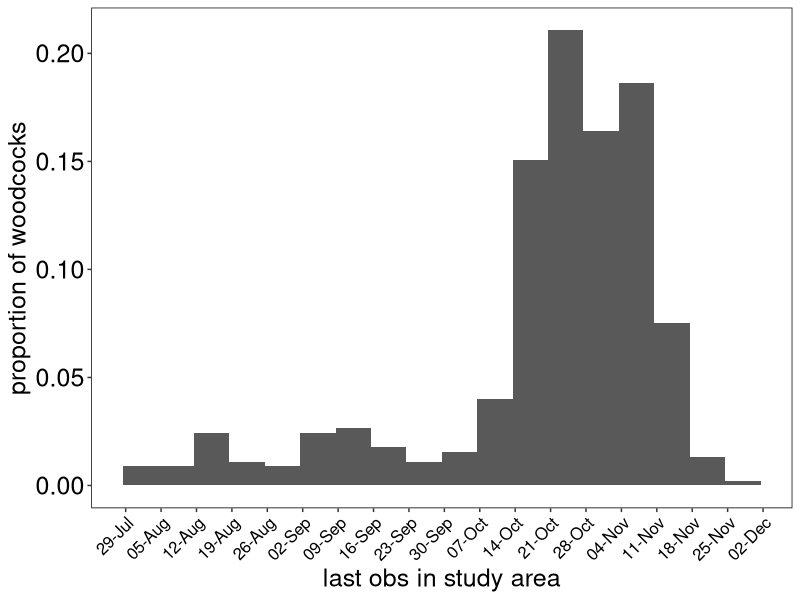
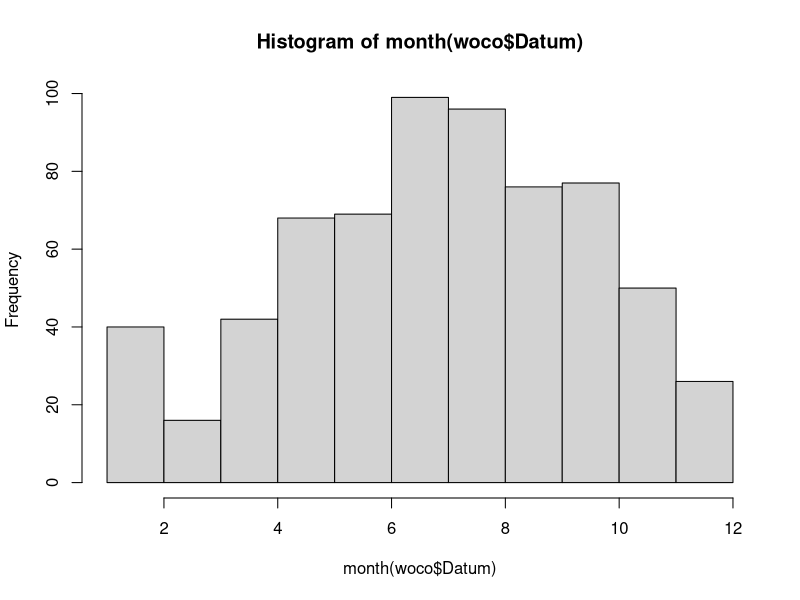
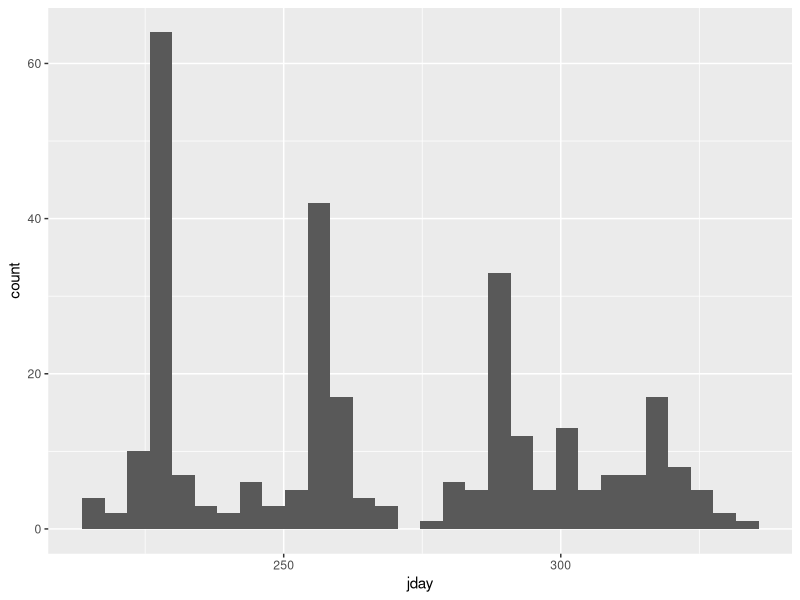
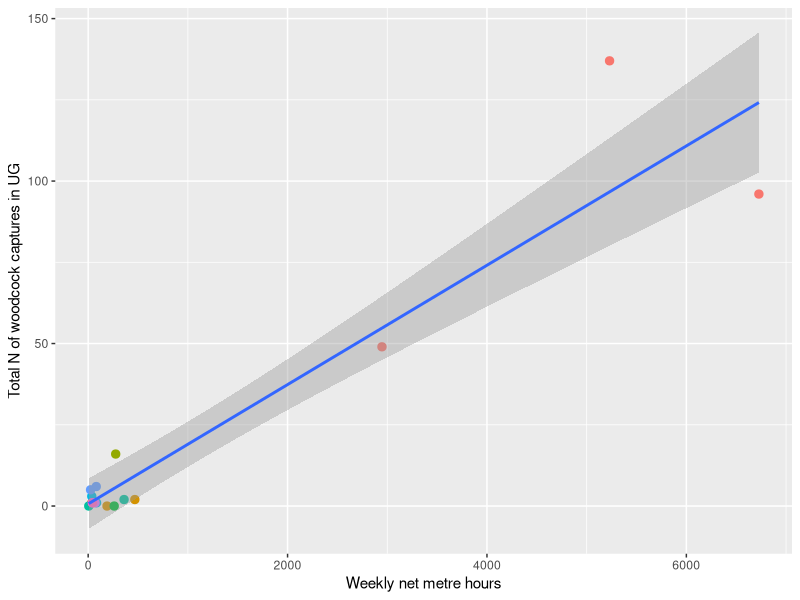

The R source for these figures, in order:
###########################################################################
##### WOODCOCK DEPARTURE TIME ANALYSIS DATA PREPARATION--------  ############################
###########################################################################

## written by Steffen Oppel on 30 Oct 2024 to initiate analysis
## goal is to estimate WHEN birds depart so that hunters can be confident they don't shoot Swiss birds
## federal regulation permits shooting from 15 Sept to 16 December

## QUESTIONS TO MURDY:
# what does 'censor' mean? check with Michi if censoring necessary for migration
# what temporal resolution do we want (weekly ok)? yes
# extent of season (Sept - Nov), what is the intermittent dip in effort? monthly capture events
# do we have a metric of observation effort?
# what are age categories 1-8? EURING Code? Only needed if age affects departure or survival
# annual variation in survival, detection, migration?

## UPDATED 2 JAN 2025 to include actual netting effort data (provided by Pierre Mollet)
## used data for those occasions where available, and extrapolated remaining occasions based on linear regression with capture numbers

## UPDATED 12 FEB 2025 to exclude ARGOS DATA (optional - because we are not sure about permissions)

## UPDATED 22 OCT 2025 to set obs to NA prior to first observation (even in subsequent years) to avoid model failure


## revision in April 2026
## assess the magnitude of extended encounter occasions 30 and 53


## revised in May 2026 to remove all individuals never recorded in April - August (those can be assumed to be breeders): PM said that these are definitely local breeders
## changed wk54 to wk53 because no records in wk53 anyway
## reduced dimensions of woco_ch by 1 column


# Clear workspace ---------------------------------------------------------

rm(list=ls()) 
Sys.setenv(LANG = "en") ##change language of error messages to english

# Load libraries, functions etc -------------------------------------------
library(lubridate)
library(tidyverse)
library(readxl)
library(dplyr)
filter<-dplyr::filter
select<-dplyr::select

## set root folder for project
try(setwd("C:/Users/sop/OneDrive - Vogelwarte/Woodcock"), silent=T)
try(setwd("C:/STEFFEN/OneDrive - Vogelwarte/Woodcock"), silent=T)

# Load data ---------------------------------------------------------------

woco <- read_excel("data/Daten_Waldschnepfe.xlsx", sheet="Data") %>%
  # mutate(Sendertyp=ifelse(is.na(Sendertyp),"none",Sendertyp)) %>%  ## fill in missing values for type of transmitter
  # dplyr::filter(Sendertyp!="ARGOS") %>%  ## optionally remove all ARGOS data
  rename(age=`Alter (Euring)`)
woco


woco %>% group_by(Ring, Markierung, Sendertyp) %>%
  summarise(n_encounter=length(Datum)) %>%
  ungroup() %>%
  mutate(N=1) %>%
  group_by(Markierung, Sendertyp) %>%
  summarise(N_birds=sum(N))


### CREATE A TIME SERIES DATA FRAME ###
mindate<-min(woco$Datum)
maxdate<-max(woco$Datum)
timeseries<-data.frame(date=seq(mindate, maxdate, "1 month")) %>%
  mutate(month=month(date),year=year(date)) %>%
  mutate(ymo=as.character(format(date, format="%Y_%m"))) %>%
  mutate(season=ifelse(month %in% c(4,5,6,7,8,9),"summer","winter")) %>%
  mutate(col=seq_along(date))
dim(timeseries)


## check last observation per bird in study area
woco %>% filter(month(Datum) %in% c(8,9,10,11)) %>%
  filter(Ort=="UG") %>%
  mutate(year=year(Datum)) %>%
  mutate(id=paste(Ring_num,year, sep="_")) %>%
  mutate(jday=yday(Datum)) %>%
  mutate(date=ymd("2023-12-31")+days(jday)) %>%
  group_by(id) %>%
  summarise(last=max(date)) %>%
  ggplot(aes(x=last)) +
  geom_histogram(aes(x=last,y=(after_stat(count))/tapply(after_stat(count),after_stat(PANEL),sum)[after_stat(PANEL)]),binwidth=7)+                               
  scale_x_date(name="last obs in study area",date_breaks="1 week", date_labels="%d-%b")+
  labs(y="proportion of woodcocks") +
  theme(panel.background=element_rect(fill="white", colour="black"), panel.grid.major = element_blank(), panel.grid.minor = element_blank(),
        axis.text.x=element_text(size=12, color="black",angle=45,hjust = 1),
        axis.text.y=element_text(size=18, color="black"), 
        axis.title=element_text(size=18), 
        strip.text.x=element_text(size=18, color="black"), 
        strip.background=element_rect(fill="white", colour="black"))
#ggsave("output/prop_woodcock_per_week_rawdat.jpg", width=7, height=6)



#~~~~~~~~~~~~~~~~~~~~~~~~~~~~~~~~~~~~~~~~~~~~~~~~~~~
# FILTER DATA by removing individuals with no record in Aug - Dec
#~~~~~~~~~~~~~~~~~~~~~~~~~~~~~~~~~~~~~~~~~~~~~~~~~~~
removals<-woco %>%
  mutate(targetObs=ifelse(month(Datum)>7,1,0)) %>%
  group_by(Ring_num) %>%
  summarise(obs=sum(targetObs)) %>%
  filter(obs==0)
dim(removals)
dim(woco)
woco<-woco %>% filter(!(Ring_num %in% removals$Ring_num))
dim(woco)


## added second level - remove individuals that were never caught in the UG outside the breeding season

removals2<-woco %>%
  mutate(targetObs=ifelse(month(Datum) %in% c(4,5,6,7,8) & Ort %in% c("Franche-Comté","UG"),1,0)) %>%
  group_by(Ring_num) %>%
  summarise(obs=sum(targetObs)) %>%
  filter(obs==0)


woco<-woco %>% filter(!(Ring_num %in% removals2$Ring_num))
dim(woco)


#~~~~~~~~~~~~~~~~~~~~~~~~~~~~~~~~~~~~~~~~~~~~~~~~~~~
# REPORT QUANTITIES IN MANUSCRIPT
#~~~~~~~~~~~~~~~~~~~~~~~~~~~~~~~~~~~~~~~~~~~~~~~~~~~

# Inspect data ---------------------------------------------------------------
table(woco$Ort)
table(woco$age)
hist(month(woco$Datum))
table(woco$Beobachtung)
table(woco$Markierung)
table(woco$Markierung, woco$Sendertyp)
table(woco$Censor)
length(unique(woco$Ring_num))
woco %>% filter(month(Datum) %in% c(8,9,10,11)) %>%
  mutate(jday=yday(Datum)) %>%
  ggplot(aes(x=jday)) + geom_histogram()

table(woco$Beobachtung, woco$Ort)

table(woco$Beobachtung, month(woco$Datum))


woco %>% group_by(Ring, Markierung, Sendertyp) %>%
  summarise(n_encounter=length(Datum)) %>%
  ungroup() %>%
  mutate(N=1) %>%
  group_by(Markierung, Sendertyp) %>%
  summarise(N_birds=sum(N))





#~~~~~~~~~~~~~~~~~~~~~~~~~~~~~~~~~~~~~~~~~~~~~~~~~~~
# DATA PREPARATION APPROACH
#~~~~~~~~~~~~~~~~~~~~~~~~~~~~~~~~~~~~~~~~~~~~~~~~~~~
## for each individual and year, create weekly occasions for Sept to Nov
## use data from following year to determine whether bird survived or not
# True States (S) - these are often unknown and cannot be observed
# 1 alive in study area
# 2 dead in study area
# 3 alive outside study area (after migration)
# 4 dead outside study area (shot after after migration)

  # Observed States (O) - these are based on the actual transmission history
  # 1 Bird (re)captured alive or recorded via transmitter in study area
  # 2 Bird recorded via transmitter outside study area
  # 3 Dead bird recovered  in study area
  # 4 Dead bird recovered  outside study area
  # 5 No signal (=not observed)

### inspect individual that lost the logger (happened 3 days after last live location - does not yield additional info)
woco %>% filter(Beobachtung=="Senderfund")
woco %>% filter(Ring_num==112985) %>% arrange(Datum)

### inspect individual that was caught in France
woco %>% filter(Beobachtung=="Fang") %>% filter(Ort!="UG")
woco %>% filter(Ring_num==115155) %>% arrange(Datum)


# CREATE ANNUAL ENCOUNTER HISTORY  ---------------------------------------------------------------
woco_ch <- woco %>%
  mutate(year=year(Datum)) %>%
  mutate(id=paste(Ring_num,year, sep="_")) %>%
  select(id, Ring_num,year,Datum,Beobachtung,Markierung,Ort) %>%
  filter(Beobachtung!="Senderfund") %>%
  filter(!(Beobachtung=="Fang" & Ort!="UG")) %>%
  mutate(obs=1) %>%
  group_by(Ring_num, year) %>%
  summarise(N=sum(obs)) %>%
  spread(key=year, value=N, fill=0)


#~~~~~~~~~~~~~~~~~~~~~~~~~~~~~~~~~~~~~~~~~~~~~~~~~~~~~~~~~~~~~~~~~~~~~~~~~~~~~~~~~~~~~~~~~~~~~~~~~~~~~~~~~~~~~
# PREPARE ANNUAL CAPTURE HISTORIES
#~~~~~~~~~~~~~~~~~~~~~~~~~~~~~~~~~~~~~~~~~~~~~~~~~~~~~~~~~~~~~~~~~~~~~~~~~~~~~~~~~~~~~~~~~~~~~~~~~~~~~~~~~~~~~
### we only want weeks from Aug - December
### but some birds are marked earlier in the year and are then shot - cannot have a dead state without a previous marking occasion
### summarised all encounters prior to August and entered it in first August week


### assess consequence of lumping earlier records into single encounter occasion
dim(woco)
dim(woco %>%
  mutate(year=year(Datum), week=week(Datum)) %>%
  filter(week<=30))


## these are the birds that were found dead within study area after week 30
localrecovs<-woco %>%
  mutate(year=year(Datum), week=week(Datum)) %>%
  mutate(id=paste(Ring_num,year, sep="_")) %>%
  filter(Beobachtung=="Totfund") %>%
  filter(Ort=="UG") %>%
  group_by(id,Ring_num,year) %>%
  summarise(dead=min(week)) %>%
  filter(dead>30) 

## these are the individuals that have no live within study area record after week 30
earlycaps<-woco %>%
  mutate(year=year(Datum), week=week(Datum)) %>%
  mutate(id=paste(Ring_num,year, sep="_")) %>%
  filter(Beobachtung!="Totfund") %>%
  filter(Ort=="UG") %>%
  group_by(id,Ring_num,year) %>%
  summarise(first=min(week), last=max(week), nweeks=length(unique(week))) %>%
  filter(last<31) %>%
  left_join(localrecovs, by=c('id','Ring_num','year')) %>%
  filter(!is.na(dead))

## birds with valid data within the study area
infobirds<-woco %>%
  mutate(year=year(Datum), week=week(Datum)) %>%
  mutate(id=paste(Ring_num,year, sep="_")) %>%
  filter(Beobachtung!="Totfund") %>%
  filter(Ort=="UG") %>%
  filter(week>30) %>%
  group_by(id,Ring_num,year) %>%
  summarise(first=min(week), last=max(week), nweeks=length(unique(week))) %>%
  arrange(desc(first),nweeks)
dim(infobirds)

## birds without valid data within the study area
noninfobirds<-woco %>%
  mutate(year=year(Datum), week=week(Datum)) %>%
  mutate(id=paste(Ring_num,year, sep="_")) %>%
  filter(!(id %in% infobirds$id)) %>%
  group_by(id,Ring_num,year) %>%
  summarise(first=min(week), last=max(week), nweeks=length(unique(week)), nlocs=length(unique(Ort))) %>%
  arrange(desc(first),nweeks)
dim(noninfobirds)


## birds that would be added if we lumped occasions prior to week 30
addedinfobirds<-woco %>%
  mutate(year=year(Datum), week=week(Datum)) %>%
  mutate(id=paste(Ring_num,year, sep="_")) %>%
  filter((id %in% noninfobirds$id)) %>%
  filter(Beobachtung!="Totfund") %>%
  filter(Ort=="UG") %>%
  filter(week<=30) %>%
  group_by(id,Ring_num,year) %>%
  summarise(first=min(week), last=max(week), nweeks=length(unique(week)))
dim(addedinfobirds)


## summarise the birds we will use for the study

chosen<-c(infobirds$id,earlycaps$id)



### weekly encounter history ####
woco_ann_ch_true<-woco %>%
  mutate(year=year(Datum), week=week(Datum)) %>%
  mutate(id=paste(Ring_num,year, sep="_")) %>%
  dplyr::filter(id %in% chosen) %>%   ### select only the birds that were recorded alive within the study area at least once after week 30, plus the 3 birds that were recovered dead
  select(id, Ring_num,week,Datum,Beobachtung,Markierung,Ort) %>%
  mutate(week=ifelse(week<31,31,week)) %>%
  filter(week>30) %>%
  mutate(week=paste0('wk',week)) %>%
  filter(Beobachtung!="Senderfund") %>%
  filter(!(Beobachtung=="Fang" & Ort!="UG")) %>%
  mutate(TS=ifelse(Beobachtung=="Fang",1,
                   ifelse((Beobachtung=="Senderlokalisation" & Ort=="UG"),1,
                          ifelse((Beobachtung=="Senderlokalisation" & Ort!="UG"),3,
                                 ifelse((Beobachtung=="Totfund" & Ort=="UG"),2,
                                        ifelse((Beobachtung=="Totfund" & Ort!="UG"),4,99)))))) %>% ## there should be no 99filter(TS==99)
  group_by(id, week) %>%
  summarise(N=max(TS)) %>%
  spread(key=week, value=N, fill=NA) %>%
  mutate(wk53=NA)  ## create blank column for records past the migration season - ### CHANGED TO 53 after selecting fewer individuals

woco_ann_ch_obs<-woco %>%
  mutate(year=year(Datum), week=week(Datum)) %>%
  mutate(id=paste(Ring_num,year, sep="_")) %>%
  dplyr::filter(id %in% chosen) %>%   ### select only the birds that were recorded alive within the study area at least once after week 30, plus the 3 birds that were recovered dead
  select(id, Ring_num,week,Datum,Beobachtung,Markierung,Ort) %>%
  mutate(week=ifelse(week<31,31,week)) %>%
  filter(week>30) %>%
  mutate(week=paste0('wk',week)) %>%
  #filter(month(Datum) >7) %>%
  filter(Beobachtung!="Senderfund") %>%
  filter(!(Beobachtung=="Fang" & Ort!="UG")) %>%
  mutate(OS=ifelse(Beobachtung=="Fang",1,
                   ifelse((Beobachtung=="Senderlokalisation" & Ort=="UG"),1,
                          ifelse((Beobachtung=="Senderlokalisation" & Ort!="UG"),2,
                                 ifelse((Beobachtung=="Totfund" & Ort=="UG"),3,
                                        ifelse((Beobachtung=="Totfund" & Ort!="UG"),4,5)))))) %>%
  group_by(id, week) %>%
  summarise(N=max(OS)) %>%
  spread(key=week, value=N, fill=5) %>%
  mutate(wk53=5)  ## create blank column for records past the migration season ### CHANGED TO 53 after selecting fewer individuals


woco_tag_mat<- woco %>%
  mutate(year=year(Datum), week=week(Datum)) %>%
  mutate(id=paste(Ring_num,year, sep="_")) %>%
  dplyr::filter(id %in% chosen) %>%   ### select only the birds that were recorded alive within the study area at least once after week 30, plus the 3 birds that were recovered dead
  select(id, Ring_num,week,Datum,Beobachtung,Markierung,Ort,Sendertyp) %>%
  mutate(week=ifelse(week<31,31,week)) %>%
  filter(week>30) %>%
  mutate(week=paste0('wk',week)) %>%
  #filter(month(Datum) >7) %>%
  filter(Beobachtung!="Senderfund") %>%
  filter(!(Beobachtung=="Fang" & Ort!="UG")) %>%
  mutate(tag=ifelse(Markierung=="Sender",1,0)) %>%
  mutate(ptt=ifelse(Markierung=="Sender",ifelse(Sendertyp=="ARGOS",1,0),0)) %>%
  group_by(id) %>%
  summarise(tag=max(tag), ptt=max(ptt))


### CREATE BLANK MATRICES TO HOLD INFORMATION ABOUT TRUE AND OBSERVED STATES ###

woco.obs.matrix<-woco_ann_ch_obs %>% arrange(id)
woco.state.matrix<-woco_ann_ch_true %>% arrange(id)
tag<-as.data.frame(woco_tag_mat %>% arrange(id) %>% select(tag))[,1]
ptt<-as.data.frame(woco_tag_mat %>% arrange(id) %>% select(ptt))[,1]
woco.eff.matrix<-woco_ann_ch_obs %>% arrange(id)
dim(woco.obs.matrix)
length(tag)



#~~~~~~~~~~~~~~~~~~~~~~~~~~~~~~~~~~~~~~~~~~~~~~~~~~~~~~~~~~~~~~~~~~~~~~~~~~~~~~~~~~~~~~~~~~~~~~~~~~~~~~~~~~~~~
# CREATE EFFORT MATRIX BASED ON ACTUAL NETTING EFFORT
#~~~~~~~~~~~~~~~~~~~~~~~~~~~~~~~~~~~~~~~~~~~~~~~~~~~~~~~~~~~~~~~~~~~~~~~~~~~~~~~~~~~~~~~~~~~~~~~~~~~~~~~~~~~~~
### full matrix of records to be used to calibrate effort data from netting
effort_mat<- woco %>%
  mutate(year=year(Datum), week=week(Datum)) %>%
  mutate(week=ifelse(week<31,31,week)) %>%
  mutate(obs=1) %>%
  filter(week>30) %>%
  mutate(week=paste0('wk',week)) %>%
  filter(Beobachtung!="Senderfund") %>%
  filter(!(Beobachtung=="Fang" & Ort!="UG")) %>%
  group_by(year,week) %>%
  summarise(eff=sum(obs)) %>%
  spread(key=week,value=eff, fill=0) %>%
  mutate(wk53=2)  ## create blank column for records past the migration season

### summary of actual netting effort 
netting <- read_excel("data/Data_Aufwand_Nov2024.xlsx", sheet="Tabelle1") %>%
  mutate(effort=(`Länge (m)`*`Dauer (min)`)/60) %>%
  mutate(year=year(Datum), week=week(Datum)) %>%
  mutate(week=ifelse(week<31,31,week)) %>%
  filter(week>30) %>%
  mutate(week=paste0('wk',week)) %>%
  group_by(year,week) %>%
  summarise(tot_eff=sum(effort))
  
### calibrate relationship between netting effort and number of records
effort_mat %>% filter(year %in% c(2016,2017,2018)) %>%
  gather(key="week", value="exp_eff",-year) %>%
  left_join(netting, by=c("year","week")) %>%
  filter(!is.na(tot_eff)) %>%
  
  ggplot(aes(x=tot_eff, y=exp_eff)) +
  geom_point(aes(col=week),size=2.5) +
  geom_smooth(method="lm") +
  labs(x="Weekly net metre hours", y="Total N of woodcock captures in UG") +
  theme(legend.position="none")

## fit linear regression
calib_dat<-effort_mat %>% filter(year %in% c(2016,2017,2018)) %>%
  gather(key="week", value="exp_eff",-year) %>%
  left_join(netting, by=c("year","week")) %>%
  filter(!is.na(tot_eff))
eff_pred<-lm(tot_eff~0+exp_eff, data=calib_dat) ## forced through origin


## interpolate all occassions without actual netting effort data
effort<-effort_mat %>%
  gather(key="week", value="exp_eff",-year) %>%
  ungroup() %>%
  left_join(netting, by=c("year","week"))
effort$pred_eff<-predict(eff_pred, newdat=effort) ## predict effort based on linear model
effort_mat<-effort %>%
  mutate(eff=ifelse(is.na(tot_eff),pred_eff,tot_eff)) %>% ## use the predicted effort for occasions when no actual effort is available
  mutate(scale_eff=scale(eff)) %>%
  select(year,week,scale_eff) %>%
  spread(key=week,value=scale_eff)

## report the proportion of interpolated effort data
dim(effort[effort$exp_eff>0 & is.na(effort$tot_eff),])/dim(effort)



#~~~~~~~~~~~~~~~~~~~~~~~~~~~~~~~~~~~~~~~~~~~~~~~~~~~~~~~~~~~~~~~~~~~~~~~~~~~~~~~~~~~~~~~~~~~~~~~~~~~~~~~~~~~~~
# CREATE CAPTURE HISTORY FOR SURVIVAL ESTIMATIONS
#~~~~~~~~~~~~~~~~~~~~~~~~~~~~~~~~~~~~~~~~~~~~~~~~~~~~~~~~~~~~~~~~~~~~~~~~~~~~~~~~~~~~~~~~~~~~~~~~~~~~~~~~~~~~~

### FILL MATRICES WITH STATE INFORMATION ###
for(i in 1:nrow(woco.obs.matrix)){
  
  ### extract ind and year
  yr<-separate_wider_delim(woco_ann_ch_obs[i,],cols="id",delim="_", names=c('ring','year'))$year
  rn<-separate_wider_delim(woco_ann_ch_obs[i,],cols="id",delim="_", names=c('ring','year'))$ring
  
  ### add effort to individual matrix (because nimble does not allow dynamic indexing)
  woco.eff.matrix[i,2:dim(woco.obs.matrix)[2]]<-effort_mat[effort_mat$year==yr,2:dim(woco.obs.matrix)[2]]
  woco.eff.matrix[i,dim(woco.obs.matrix)[2]]<-sum(effort_mat[effort_mat$year==yr,2:20])  ### effort for following year is the sum across many months
  
  ### extract start and end dates for selected bird
  daterange<-woco %>%
    filter(Ring_num==rn) %>%
    #filter(year(Datum)==yr) %>%
    filter(Beobachtung!="Senderfund") %>%
    filter(!(Beobachtung=="Fang" & Ort!="UG")) %>%
    summarise(first=min(Datum),last=max(Datum))
  
  ### ASSIGN OBSERVED STATES
  startcol<-min(which(woco.obs.matrix[i,2:dim(woco.obs.matrix)[2]]!=5))
  if(startcol>1){
    if(year(daterange$first)<yr) {woco.obs.matrix[i,2:(startcol)]<-NA} else {    ### CHANGED FROM 5 to NA because 2 birds caused problems with wrong f
      woco.obs.matrix[i,2:(startcol)]<-NA}
  }

  stopcol<-max(which(woco.obs.matrix[i,2:dim(woco.obs.matrix)[2]]<5))
  if((stopcol+1)<dim(woco.obs.matrix)[2]){
    if(year(daterange$last)>yr) {woco.obs.matrix[i,dim(woco.obs.matrix)[2]]<-2} else {  ## birds that survived until next year are labelled to have been recorded outside study area
      woco.obs.matrix[i,min((stopcol+2),dim(woco.obs.matrix)[2]):dim(woco.obs.matrix)[2]]<-5}
  }

  
  ### ENSURE THAT DEAD BIRDS STAY DEAD
  if(TRUE %in% (c(3,4) %in% woco.obs.matrix[i,2:dim(woco.obs.matrix)[2]])){
    deadcol<-min(which(woco.obs.matrix[i,2:dim(woco.obs.matrix)[2]] %in% c(3,4)))
    woco.obs.matrix[i,min((deadcol+2),dim(woco.obs.matrix)[2]):dim(woco.obs.matrix)[2]]<-woco.obs.matrix[i,(deadcol+1)]  ## assign the same state as last observed for rest of time series
  }
  
  ### ENSURE THAT LOCAL BIRDS STAY LOCAL
  ## there are very few 'excursions' out of the study area, but we do not want to model those, so we eliminate any state other than 1 prior to or between states of 1
  startcolIN<-min(which(woco.obs.matrix[i,2:dim(woco.obs.matrix)[2]]<5))
  stopcolIN<-max(which(woco.obs.matrix[i,2:dim(woco.obs.matrix)[2]]==1))
  if(stopcolIN>startcolIN){
    for(col in (startcolIN+1):(stopcolIN+1)) {
      if(!is.na(woco.obs.matrix[i,col])){woco.obs.matrix[i,col]<-ifelse(woco.obs.matrix[i,col]==5,5,1)}  ## assign everything to 1 except the not observed state
    }
  }

  ## ASSIGN INITIAL TRUE STATE (to initialise z-matrix of model)
  ### this needs careful manipulation to appropriately configure intermediate 0s
  startcol<-min(which(!is.na(woco.state.matrix[i,2:dim(woco.state.matrix)[2]])))
  stopcol<-max(which(!is.na(woco.state.matrix[i,2:dim(woco.state.matrix)[2]])))  
  startstate<-woco.state.matrix[i,startcol+1]
  endstate<-woco.state.matrix[i,stopcol+1]
  if(startcol>1){
    if(year(daterange$first)<yr) {woco.state.matrix[i,2:startcol]<-startstate} ## anything before first obs gets same state as first obs
  }
  
  if((stopcol+1)<dim(woco.state.matrix)[2]){
    woco.state.matrix[i,min((stopcol+2),dim(woco.state.matrix)[2]):dim(woco.state.matrix)[2]]<-endstate ## anything after last obs gets same state as last obs
  }
  
  if(stopcol>(startcol+1)){ ## only needed if there is a chance of intermediate gaps between start and stopcol
    for(col in (startcol+1):stopcol) {
    woco.state.matrix[i,col]<-ifelse(is.na(woco.state.matrix[i,col]),woco.state.matrix[i,col-1],woco.state.matrix[i,col]) ## anything inbetween the start and stop column gets the previous state unless it is known
  }}
  
  if(year(daterange$last)>yr) {
    woco.state.matrix[i,dim(woco.state.matrix)[2]]<-3  ## last column is always alive outside study area if bird also recorded next year
  }
  if(stopcolIN>startcolIN){
    for(col in (startcolIN+1):(stopcolIN+1)) {
      woco.state.matrix[i,col]<-1  ## assign everything to 1 for true state
    }
  }
}



#### Convert to numeric matrices that NIMBLE can loop over
y.telemetry<-as.matrix(woco.obs.matrix[,2:(dim(woco.state.matrix)[2])])
z.telemetry<-as.matrix(woco.state.matrix[,2:(dim(woco.state.matrix)[2])])
dim(y.telemetry)

#### REMOVE individuals with no information (i.e. those that left or were shot before August in a given year, OR only have telemetry locations outside)
## no longer needed after selection was done earlier

# noninfobirds1<-which(apply(y.telemetry, 1, function(x) length(unique(x)) == 1) == TRUE)  ## only a single state was observed - uninformative
# noninfobirds2<-which(apply(y.telemetry, 1, function(x) all(x %in% c(2, 5))))   ## birds only observed outside
# #noninfobirds3<-which(apply(z.telemetry, 1, function(x) all(x %in% c(3,4))))   ## birds with a true state only outside - removed as equivalent to noninfobirds2
# #noninfobirds<-union(union(noninfobirds1,noninfobirds2), noninfobirds3)
# noninfobirds<-union(noninfobirds1,noninfobirds2)
# y.telemetry<-y.telemetry[-noninfobirds,]
# z.telemetry<-z.telemetry[-noninfobirds,]
# woco_ann_ch_obs<-woco_ann_ch_obs[-noninfobirds,]
# woco.eff.matrix<-woco.eff.matrix[-noninfobirds,]
# tag<-tag[-noninfobirds]
# ptt<-ptt[-noninfobirds]
# dim(y.telemetry)

#### RETAIN ONLY individuals that were once seen alive in study area (all others have no value for estimating WHEN live birds leave study area)
# UKbirds<-which(apply(y.telemetry, 1, function(x) 1 %in% unique(x)) == TRUE)
# y.telemetry<-y.telemetry[UKbirds,]
# z.telemetry<-z.telemetry[UKbirds,]
# woco_ann_ch_obs<-woco_ann_ch_obs[UKbirds,]
# woco.eff.matrix<-woco.eff.matrix[UKbirds,]
# tag<-tag[UKbirds]
# ptt<-ptt[UKbirds]
# dim(y.telemetry)

#### PREPARE A MATRIX OF WEEKS
nweeks<-dim(y.telemetry)[2]
nind<-dim(y.telemetry)[1]
week<-seq(1:nweeks)
year<-as.numeric(as.factor(separate_wider_delim(woco_ann_ch_obs,cols="id",delim="_", names=c('ring','year'))$year))
nyears<-max(year)
effort<-woco.eff.matrix[,-1]

#### create vector of first marking and of last alive record
get.first.telemetry<-function(x)min(which(!is.na(x)))
get.last.telemetry<-function(x)max(which(!is.na(x) & x<6))
f.telemetry<-apply(y.telemetry,1,get.first.telemetry)
l.telemetry<-apply(y.telemetry,1,get.last.telemetry)


## check the errors that Jaume found - solved on 22 Oct 2025
# f.telemetry[c(61,146)]
# y.telemetry[c(61,146),]
# woco_ann_ch_obs[c(61,146),]
# y.telemetry[c(61,146),]
# woco_ch %>% dplyr::filter(Ring_num %in% c(115161,116322))
# woco %>% dplyr::filter(Ring_num %in% c(115161,116322))


############# CHECK THAT PREPARED DATA HAVE NO NA----------
dim(y.telemetry)
length(f.telemetry)
length(effort)
length(year)
length(tag)
nind
nweeks
nyears
max(year)
max(tag)
max(effort)


############# QUANTIFY EXTENT OF USE OF SUPPLEMENTED OCCASIONS----------

length(which(!is.na(woco_ann_ch_true[,2])))
length(which(!is.na(woco_ann_ch_true[,24])))  ### changed from 25 to 24 after reducing N individuals
length(unique(woco_ann_ch_obs$id))


multyear_ind<-woco_ann_ch_obs %>%
  separate(id, into=c("RingNr","year"), sep="_") %>%
  group_by(RingNr) %>%
  summarise(Nyears=length(unique(year))) %>%
  dplyr::filter(Nyears>1) %>%
  mutate(RandID=seq_along(RingNr)+1)

table(multyear_ind$Nyears)


## add the relevant individual identifiers for the NIMBLE model -----------
dupinds<-as.data.frame(woco_ann_ch_obs %>%
  separate(id, into=c("RingNr","year"), sep="_") %>%
  mutate(Y=ifelse(RingNr %in% multyear_ind$RingNr,1,0)) %>%
  dplyr::select(Y))[,1]

indID<-as.data.frame(woco_ann_ch_obs %>%
                         separate(id, into=c("RingNr","year"), sep="_") %>%
                       left_join(multyear_ind, by="RingNr") %>%
                       mutate(ID=ifelse(is.na(RandID),1,RandID)) %>%
                         dplyr::select(ID))[,1]

## number of individuals in study
n.individuals<-woco_ann_ch_obs %>%
  separate(id, into=c("RingNr","year"), sep="_") %>%
  group_by(RingNr) %>%
  summarise(Nyears=length(unique(year))) %>%
  arrange(desc(Nyears))


############# SAVE  PREPARED DATA ----------
save.image("data/woco_mig_input_breed.RData")
